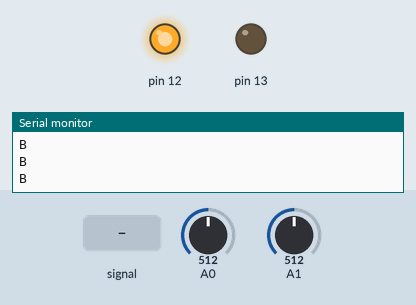
The sketch below on a simulated Arduino Uno, built with avr-gcc and run on an emulated ATmega328P. Shown: output pins drawn as LEDs (lit = HIGH), the last lines printed to the serial monitor. Dashed ring = blinking. The inputs (shaded band) are chosen by the test bench; at power-on: A0 = 512, A1 = 512.

Above: at 1.2 s.
1.3 s: A0 fed a 2 Hz sine of ±306 counts around its level
At 1.68 s:
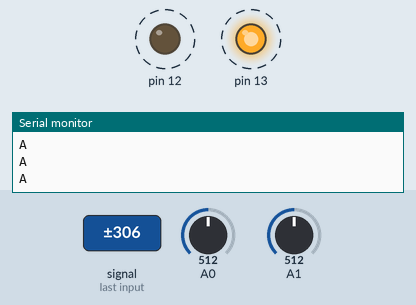
4.3 s: A0 set to 523
5.8 s: A0 set to 511
At 6.4 s:
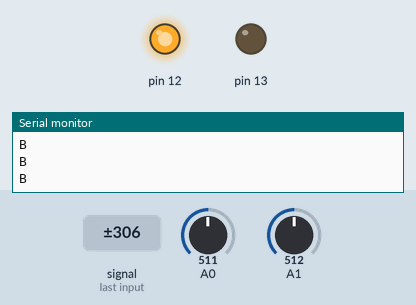
7.3 s: A0 set to 716
At 8.7 s:
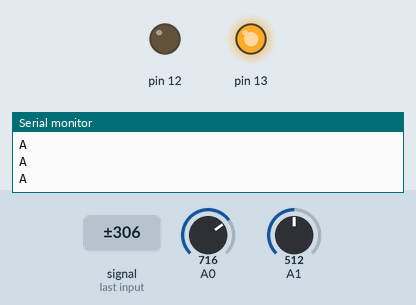
Timing chart, 0 to 9.8 s (numbered marks = the images above; inputs shaded):
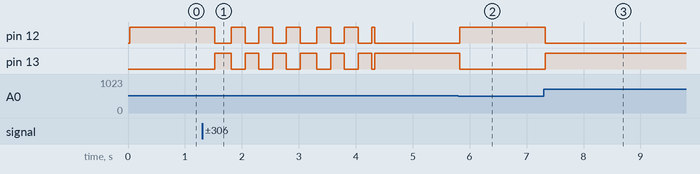

Measured:
- after the input at 1.3 s, pin 12, pin 13: alternates HIGH for 0.24 s and LOW for 0.24 s, starting after 0.23 s
- after the input at 5.8 s, pin 12: LOW → HIGH at once; pin 13: HIGH → LOW at once
- after the input at 7.3 s, pin 12: HIGH → LOW at once; pin 13: LOW → HIGH at once

The sketch:

SoundBearing.ino
```cpp
unsigned long time;
int sA;
int sB;
long signalA;
long signalB;
long averageReadingA;
long averageReadingB;
const int numberOfSamples =128;
const int middleValue = 340;

void setup(){
  Serial.begin(9600);
  pinMode(12,OUTPUT);
  pinMode(13,OUTPUT);
}
void loop(){
  senseSound();
   delay(20);
}

void senseSound(){
  long A = average(A0);
  long B = average(A1);

  if(A>B){
    Serial.println("A");
    digitalWrite(13,HIGH);
    digitalWrite(12,LOW);
  }else{
    Serial.println("B");
    digitalWrite(12,HIGH);
    digitalWrite(13,LOW);
  }
}

long average(int pin){
  int sA;
  long sumOfSquaresA = 0;
  for(int i=0; i<numberOfSamples; i++){
    sA = analogRead(pin);
    signalA = (sA - middleValue);
    signalA *= signalA;
    sumOfSquaresA += signalA;
  }
  return sumOfSquaresA / numberOfSamples;
}

void senseSound2(){
  long sumOfSquaresA = 0;
  long sumOfSquaresB = 0;
  int A = 0;
  int B = 0;
  for(int i=0; i<numberOfSamples; i++){
    int a = 0;
    int b = 0;
    sA = analogRead(A0);
    sB = analogRead(A1);
    if(sA>sB){
      a++;
    }else{
      b++;
    }
    A += a;
    B += b;
/*
signalA = (sA - middleValue);
    signalA *= signalA;
    sumOfSquaresA += signalA;
    signalB = (sB - middleValue);
    signalB *= signalB;
    sumOfSquaresB += signalB;
*/
  }

  if(A>B){
    Serial.println("A");
    digitalWrite(13,HIGH);
    digitalWrite(12,LOW);
  }else{
    Serial.println("B");
    digitalWrite(12,HIGH);
    digitalWrite(13,LOW);
  }
  //averageReadingA = sumOfSquaresA / numberOfSamples;
  //averageReadingB = sumOfSquaresB / numberOfSamples;
}
```
